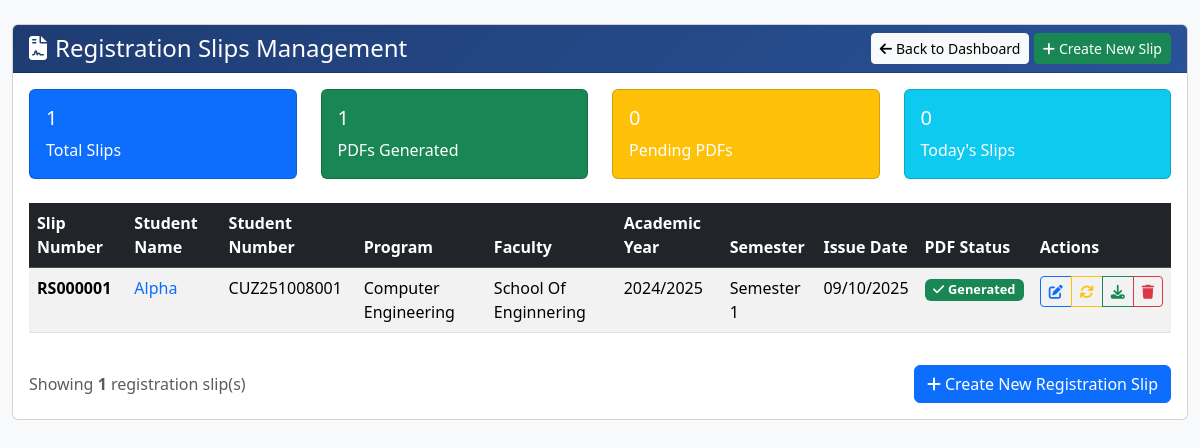
The app's page /admin/view_registration_slips (signed in), older data.
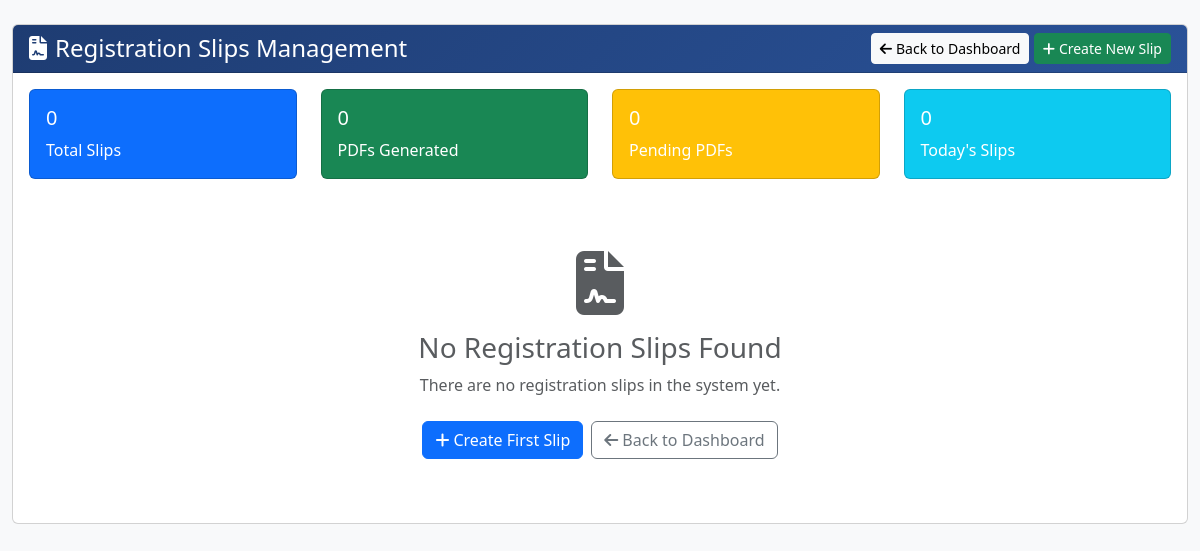
The same page, newer data.
### app/models.py (models this page shows, shortened)
class RegistrationSlip(db.Model):
    __tablename__ = "registration_slip"
    id = db.Column(db.Integer, primary_key=True)
    slip_number = db.Column(db.String(50), unique=True, nullable=False)
    student_id = db.Column(db.Integer, db.ForeignKey('student.id'), nullable=False)
    issue_date = db.Column(db.DateTime, nullable=False, default=lambda: datetime.now(timezone.utc))
    pdf_filename = db.Column(db.String(255), nullable=True)
    created_by = db.Column(db.String(100), nullable=True)
    created_date = db.Column(db.DateTime, default=lambda: datetime.now(timezone.utc))
    academic_year = db.Column(db.String(20), nullable=True)
    semester = db.Column(db.String(20), nullable=True)
    program_name = db.Column(db.String(100), nullable=True)
    faculty_name = db.Column(db.String(100), nullable=True)
    student = db.relationship("Student", back_populates="registration_slips")

class Student(db.Model):
    __tablename__ = "student"
    id = db.Column(db.Integer, primary_key=True)
    student_number = db.Column(db.String(20), unique=True, nullable=False)
    name = db.Column(db.String(100), nullable=False)
    email = db.Column(db.String(120), unique=True, nullable=True)
    phone = db.Column(db.String(20), nullable=True)
    program = db.Column(db.String(50), nullable=True)
    faculty = db.Column(db.String(100), nullable=True)
    intake_year = db.Column(db.Integer, nullable=True)
    year_of_study = db.Column(db.Integer, nullable=True)
    semester = db.Column(db.String(20), nullable=True)
    created_at = db.Column(db.DateTime, default=lambda: datetime.now(timezone.utc))
    user = db.relationship("User", back_populates="student_profile", uselist=False, foreign_keys=[User.student_id])
    payments = db.relationship("Payment", back_populates="student", lazy=True, cascade="all, delete-orphan")
    registrations = db.relationship("Registration", back_populates="student", lazy=True, cascade="all, delete-orphan")
    registration_slips = db.relationship("RegistrationSlip", back_populates="student", lazy=True, cascade="all, delete-orphan")

### app/routes/admin_routes.py (the view)
@admin_bp.route('/view_registration_slips')
@admin_required
def view_registration_slips():
    registration_slips = RegistrationSlip.query.order_by(RegistrationSlip.issue_date.desc()).all()
    today = datetime.utcnow().date()
    today_count = len([slip for slip in registration_slips if slip.issue_date.date() == today])
    return render_template('admin/view_registration_slips.html',
                         slips=registration_slips,
                         today_count=today_count)

### app/routes/admin_routes.py (called while the page is built)
def admin_required(f):
    @wraps(f)
    def decorated_function(*args, **kwargs):
        if 'user_id' not in session or session.get('role') != 'admin':
            flash("Please log in as admin to access this page.", "warning")
            return redirect(url_for('admin.admin_login'))
        return f(*args, **kwargs)
    return decorated_function

### app/templates/admin/view_registration_slips.html (shortened to what the changed rows need)
<!DOCTYPE html>
<html lang="en">
<head>
    <link rel="stylesheet" href="https://cdn.jsdelivr.net/npm/bootstrap@5.3.2/dist/css/bootstrap.min.css">
    <link rel="stylesheet" href="https://cdnjs.cloudflare.com/ajax/libs/font-awesome/6.4.0/css/all.min.css">
</head>
<body class="bg-light">
    <div class="container-fluid py-4">
        <div class="row">
            <div class="col-12">
                <div class="card">
                    <div class="card-body">
                        <div class="row mb-4">
                            <div class="col-md-3">
                                <div class="card text-white bg-primary">
                                    <div class="card-body">
                                        <h5 class="card-title">{{ slips|length }}</h5>
                                        <p class="card-text">Total Slips</p>
                                    </div>
                                </div>
                            </div>
                            <div class="col-md-3">
                                <div class="card text-white bg-success">
                                    <div class="card-body">
                                        <h5 class="card-title">{{ slips|selectattr('pdf_filename')|list|length }}</h5>
                                        <p class="card-text">PDFs Generated</p>
                                    </div>
                                </div>
                            </div>
                        </div>
                        {% if slips %}
                        <div class="table-responsive">
                            <table class="table table-striped table-hover">
                                <thead class="table-dark">
                                    <tr>
                                        <th>Slip Number</th>
                                        <th>Student Name</th>
                                        <th>Student Number</th>
                                        <th>Program</th>
                                        <th>Faculty</th>
                                        <th>Academic Year</th>
                                        <th>Semester</th>
                                        <th>Issue Date</th>
                                        <th>PDF Status</th>
                                        <th>Actions</th>
                                    </tr>
                                </thead>
                                <tbody>
                                    {% for slip in slips %}
                                    <tr>
                                        <td>
                                            <strong>{{ slip.slip_number }}</strong>
                                        </td>
                                        <td>
                                            <a href="{{ url_for('admin.view_student_details', student_id=slip.student.id) }}"
                                               class="text-decoration-none">
                                                {{ slip.student.name }}
                                            </a>
                                        </td>
                                        <td>{{ slip.student.student_number }}</td>
                                        <td>{{ slip.program_name or '<span class="text-muted">Not set</span>'|safe }}</td>
                                        <td>{{ slip.faculty_name or '<span class="text-muted">Not set</span>'|safe }}</td>
                                        <td>{{ slip.academic_year or '2024/2025' }}</td>
                                        <td>{{ slip.semester or 'Semester 1' }}</td>
                                        <td>{{ slip.issue_date.strftime('%d/%m/%Y') }}</td>
                                        <td>
                                            {% if slip.pdf_filename %}
                                                <span class="badge bg-success status-badge">
                                                    <i class="fas fa-check me-1"></i>Generated
                                                </span>
                                            {% else %}
                                                <span class="badge bg-warning status-badge">
                                                    <i class="fas fa-clock me-1"></i>Pending
                                                </span>
                                            {% endif %}
                                        </td>
                                        <td class="table-actions">
                                            <div class="btn-group btn-group-sm">
                                                <a href="{{ url_for('admin.edit_registration_slip', slip_id=slip.id) }}"
                                                   class="btn btn-outline-primary"
                                                   title="Edit Slip">
                                                    <i class="fas fa-edit"></i>
                                                </a>
                                                <a href="{{ url_for('admin.regenerate_slip_pdf', slip_id=slip.id) }}"
                                                   class="btn btn-outline-warning"
                                                   title="Regenerate PDF">
                                                    <i class="fas fa-sync"></i>
                                                </a>
                                                {% if slip.pdf_filename %}
                                                <a href="{{ url_for('admin.serve_registration_slip', filename=slip.pdf_filename) }}"
                                                   class="btn btn-outline-success"
                                                   target="_blank"
                                                   title="Download PDF">
                                                    <i class="fas fa-download"></i>
                                                </a>
                                                {% else %}
                                                <button class="btn btn-outline-secondary" disabled title="No PDF available">
                                                    <i class="fas fa-download"></i>
                                                </button>
                                                {% endif %}
                                                <a href="{{ url_for('admin.delete_registration_slip', slip_id=slip.id) }}"
                                                   class="btn btn-outline-danger"
                                                   onclick="return confirm('Are you sure you want to delete this registration slip? This action cannot be undone.')"
                                                   title="Delete Slip">
                                                    <i class="fas fa-trash"></i>
                                                </a>
                                            </div>
                                        </td>
                                    </tr>
                                    {% endfor %}
                                </tbody>
                            </table>
                        </div>
                        <div class="d-flex justify-content-between align-items-center mt-3">
                            <div class="text-muted">
                                Showing <strong>{{ slips|length }}</strong> registration slip(s)
                            </div>
                            <div>
                                <a href="{{ url_for('admin.create_registration_slip_form') }}" class="btn btn-primary">
                                    <i class="fas fa-plus me-1"></i>Create New Registration Slip
                                </a>
                            </div>
                        </div>
                        {% else %}
                        <div class="text-center py-5">
                            <i class="fas fa-file-contract fa-4x text-muted mb-3"></i>
                            <h3 class="text-muted">No Registration Slips Found</h3>
                            <p class="text-muted mb-4">
                                There are no registration slips in the system yet.
                            </p>
                            <div class="d-flex justify-content-center gap-2">
                                <a href="{{ url_for('admin.create_registration_slip_form') }}" class="btn btn-primary">
                                    <i class="fas fa-plus me-1"></i>Create First Slip
                                </a>
                                <a href="{{ url_for('admin.dashboard') }}" class="btn btn-outline-secondary">
                                    <i class="fas fa-arrow-left me-1"></i>Back to Dashboard
                                </a>
                            </div>
                        </div>
                        {% endif %}
                    </div>
                </div>
            </div>
        </div>
    </div>
</body>
</html>

Row changes from the older to the newer data that the page shows:
removed RegistrationSlip: slip_number "RS000001", student.name "Alpha", student.student_number "CUZ251008001", program_name "Computer Engineering", faculty_name "School Of Enginnering", academic_year "2024/2025", semester "Semester 1", issue_date "09/10/2025", shows "Generated"
Text that changed along with them:
{{ slips|length }}: "1" → "0"
{{ slips|selectattr('pdf_filename')|list|length }}: "1" → "0"
{{ slips|length }}: "1" → (not shown)
text no longer shown: "Slip Number Student Name Student Number Program Faculty Academic Year Semester Issue Date PDF Status Actions Showing registration slip(s) Create New Registration Slip"
text now shown: "No Registration Slips Found There are no registration slips in the system yet. Create First Slip Back to Dashboard"
